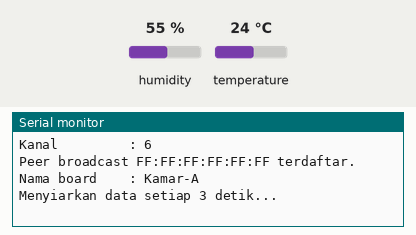
Bench run of a sketch on a simulated ESP32. On the bench: the last lines printed to the serial monitor. Inputs (shaded band) come from the test bench; at power-on: humidity 55 %, temperature 24 °C. WiFi joins after 1.5 s; servers stay silent unless stated.

Above: at 2.2 s.
2.3 s: humidity set to 22 %
At 4.5 s:
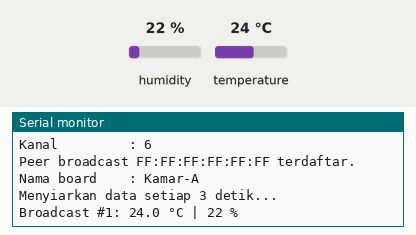
7.5 s: temperature set to 12 °C
At 10.3 s:
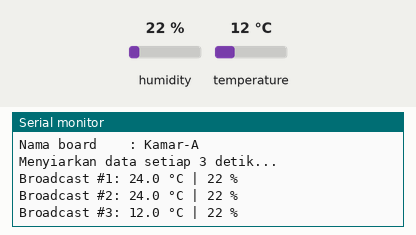
11.7 s: humidity set to 40 %
At 12.6 s:
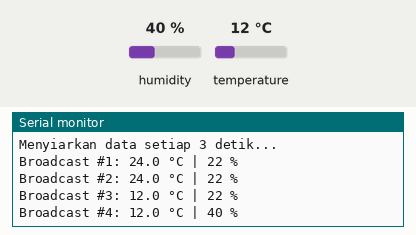
Timing chart, 0 to 14.7 s (numbered marks = the images above; inputs shaded):
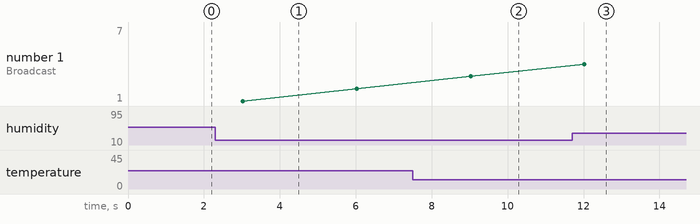

The sketch:

p2_broadcast_sender.ino
```cpp
/*
 * BAB 54 - Program 2 (board A): Broadcast Suhu DHT11
 *
 * Setiap 3 detik board A membaca DHT11, lalu menyiarkan (broadcast) suhu
 * dan kelembapan ke SEMUA board ESP-NOW di kanal yang sama.
 * Tidak perlu tahu MAC penerima.
 *
 * Rangkaian board A: DHT (header hijau, pin ke-3 dari atas) -> IO27
 * Library: DHT sensor library by Adafruit (+ Adafruit Unified Sensor)
 * Alat uji: Serial Monitor, baud 115200.
 */

#include <WiFi.h>
#include <esp_wifi.h>  // esp_wifi_get_mac()
#include <esp_now.h>   // fungsi-fungsi ESP-NOW
#include <DHT.h>

#define DHT_PIN  27
#define DHT_TYPE DHT11

const uint8_t KANAL_ESPNOW = 1;       // harus sama di semua board
const char NAMA_BOARD[] = "Kamar-A";  // ← boleh diganti, maksimal 11 huruf

uint8_t MAC_BROADCAST[6] = {0xFF, 0xFF, 0xFF, 0xFF, 0xFF, 0xFF};

// Isi paket: HARUS sama persis dengan struct di p2_broadcast_receiver
struct PaketCuaca {
  uint32_t nomor;       // nomor urut paket
  float    suhu;        // °C
  float    kelembapan;  // %
  char     nama[12];    // nama board pengirim (teks diakhiri '\0')
};

// Pola timer dari BAB 16
struct Timer {
  unsigned long interval;
  unsigned long waktuLalu;
  bool sudahWaktunya(unsigned long sekarang) {
    if (sekarang - waktuLalu >= interval) {
      waktuLalu = sekarang;
      return true;
    }
    return false;
  }
};

DHT dht(DHT_PIN, DHT_TYPE);
Timer timerKirim = {3000, 0};  // 3 detik; DHT11 paling cepat dibaca tiap 2 detik
PaketCuaca paket = {};          // semua kolom diisi 0 dulu
bool espNowSiap = false;

void cetakMac(const uint8_t *mac) {
  Serial.printf("%02X:%02X:%02X:%02X:%02X:%02X",
                mac[0], mac[1], mac[2], mac[3], mac[4], mac[5]);
}

void cetakMacBoardIni() {
  uint8_t mac[6];
  esp_wifi_get_mac(WIFI_IF_STA, mac);
  Serial.print("MAC board ini : ");
  cetakMac(mac);
  Serial.println();
  Serial.printf("Format kode   : {0x%02X, 0x%02X, 0x%02X, 0x%02X, 0x%02X, 0x%02X}\n",
                mac[0], mac[1], mac[2], mac[3], mac[4], mac[5]);
}

bool mulaiEspNow() {
  WiFi.mode(WIFI_STA);
  WiFi.STA.begin();
  WiFi.setChannel(KANAL_ESPNOW);
  cetakMacBoardIni();
  Serial.printf("Kanal         : %ld\n", (long)WiFi.channel());

  if (esp_now_init() != ESP_OK) {
    Serial.println("ESP-NOW gagal dimulai. Tekan tombol EN untuk mencoba lagi.");
    return false;
  }
  return true;  // broadcast tidak punya ACK, jadi callback kirim tidak dipakai
}

bool tambahPeer(const uint8_t *mac) {
  esp_now_peer_info_t peer = {};
  memcpy(peer.peer_addr, mac, 6);
  peer.channel = 0;          // 0 = ikut kanal radio saat ini
  peer.ifidx = WIFI_IF_STA;
  peer.encrypt = false;      // broadcast tidak bisa dienkripsi
  esp_err_t hasil = esp_now_add_peer(&peer);
  if (hasil != ESP_OK) {
    Serial.printf("Gagal mendaftarkan peer: %s\n", esp_err_to_name(hasil));
    return false;
  }
  return true;
}

void kirimData() {
  float suhu = dht.readTemperature();
  float kelembapan = dht.readHumidity();
  if (isnan(suhu) || isnan(kelembapan)) {
    Serial.println("Gagal membaca DHT11, paket tidak dikirim. Periksa kabel DHT -> IO27.");
    return;
  }

  paket.nomor = paket.nomor + 1;
  paket.suhu = suhu;
  paket.kelembapan = kelembapan;

  esp_err_t hasil = esp_now_send(MAC_BROADCAST, (uint8_t *)&paket, sizeof(paket));
  if (hasil == ESP_OK) {
    Serial.printf("Broadcast #%lu: %.1f °C | %.0f %%\n",
                  (unsigned long)paket.nomor, suhu, kelembapan);
  } else {
    Serial.printf("Broadcast #%lu ditolak: %s\n",
                  (unsigned long)paket.nomor, esp_err_to_name(hasil));
  }
}

void setup() {
  Serial.begin(115200);
  delay(1000);
  dht.begin();

  Serial.println();
  Serial.println("BAB 54 - Program 2: Broadcast Suhu DHT11 (board A)");

  espNowSiap = mulaiEspNow();
  if (!espNowSiap) return;

  if (tambahPeer(MAC_BROADCAST)) {
    Serial.println("Peer broadcast FF:FF:FF:FF:FF:FF terdaftar.");
  }
  strncpy(paket.nama, NAMA_BOARD, sizeof(paket.nama) - 1);  // sisakan 1 byte untuk '\0'
  Serial.printf("Nama board    : %s\n", paket.nama);
  Serial.println("Menyiarkan data setiap 3 detik...");
}

void loop() {
  if (!espNowSiap) return;
  if (timerKirim.sudahWaktunya(millis())) {
    kirimData();
  }
}
```

Measured:
- after the input at 2.3 s, the serial monitor: prints a new line after 0.72 s (image 1)
- after the input at 7.5 s, the serial monitor: prints a new line after 1.5 s (image 2)
- after the input at 11.7 s, the serial monitor: prints a new line after 0.32 s (image 3)
